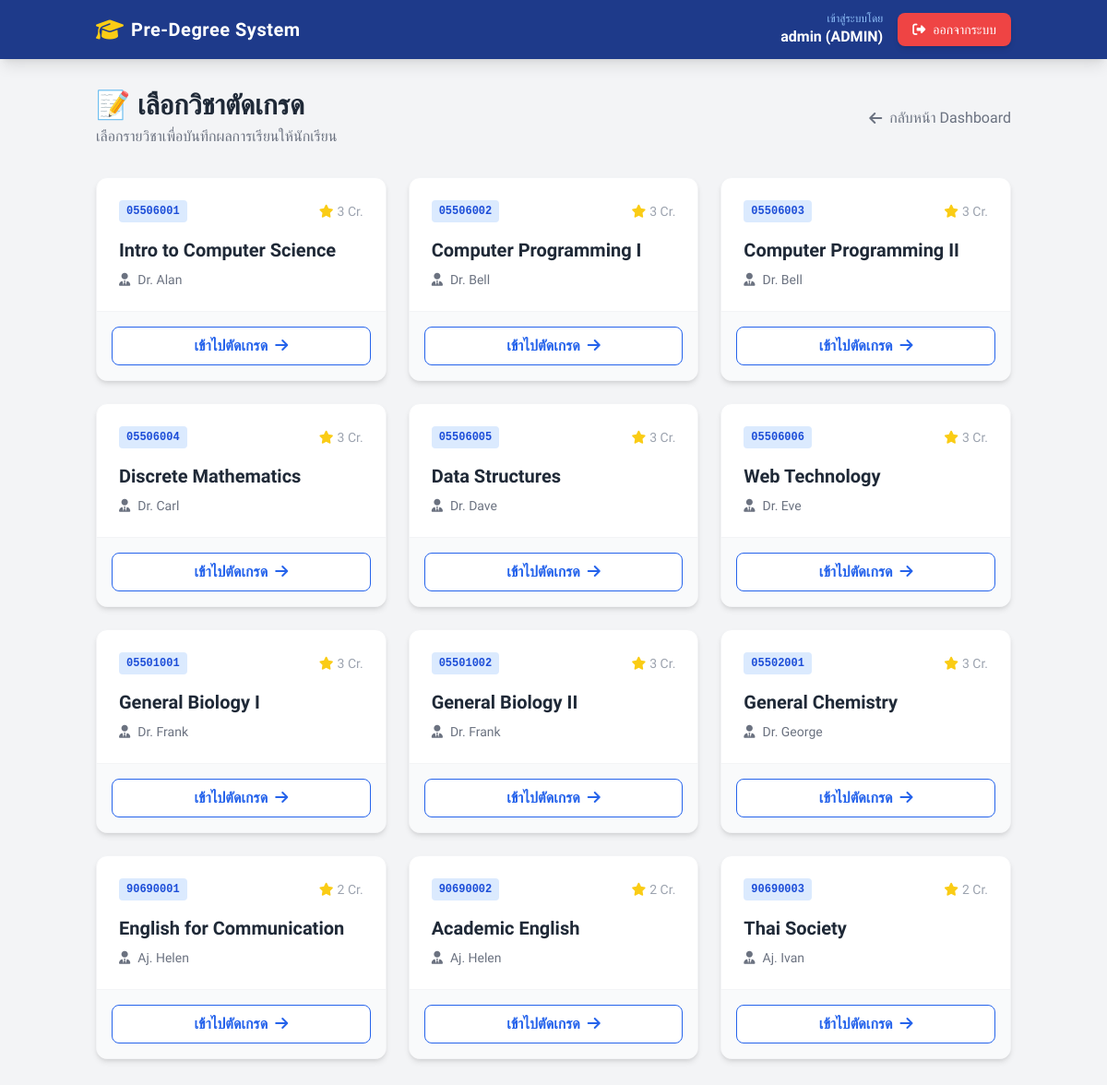
Screenshot of /admin/grade_entry (signed in) with the database file from the repository.
### tables this page shows
CREATE TABLE subjects (
    id TEXT PRIMARY KEY, -- รหัส 8 หลัก เริ่ม 0550 (คณะ) หรือ 9069 (GenEd)
    name TEXT NOT NULL,
    credit INTEGER NOT NULL CHECK (credit > 0),
    instructor TEXT NOT NULL,
    prerequisite_id TEXT -- รหัสวิชาบังคับก่อน (ถ้ามี)
);

### app.py (the view)
@app.route('/admin/grade_entry')
def grade_entry_list():
    if session.get('user_type') != 'admin': return redirect(url_for('login'))
    conn = get_db_connection()
    subjects = conn.execute('SELECT * FROM subjects').fetchall()
    conn.close()
    return render_template('grading_list.html', subjects=subjects)

### models.py (called while the page is built)
def get_db_connection():
    conn = sqlite3.connect(DB_NAME)
    conn.row_factory = sqlite3.Row
    return conn

### templates/grading_list.html
{% extends "layout.html" %}
{% block content %}
<div class="flex justify-between items-center mb-8">
    <div>
        <h2 class="text-3xl font-bold text-gray-800">📝 เลือกวิชาตัดเกรด</h2>
        <p class="text-gray-500 mt-1">เลือกรายวิชาเพื่อบันทึกผลการเรียนให้นักเรียน</p>
    </div>
    <a href="{{ url_for('admin_dashboard') }}" class="text-gray-500 hover:text-blue-600 transition flex items-center gap-2 font-medium">
        <i class="fa-solid fa-arrow-left"></i> กลับหน้า Dashboard
    </a>
</div>
<div class="grid grid-cols-1 md:grid-cols-2 lg:grid-cols-3 gap-6">
    {% for s in subjects %}
    <div class="bg-white rounded-xl shadow-md overflow-hidden hover:shadow-xl transition duration-300 border border-gray-100 flex flex-col h-full">
        <div class="p-6 flex-grow">
            <div class="flex items-center justify-between mb-4">
                <span class="bg-blue-100 text-blue-700 text-xs font-bold px-2 py-1 rounded font-mono">{{ s.id }}</span>
                <span class="text-gray-400 text-sm"><i class="fa-solid fa-star text-yellow-400 mr-1"></i>{{ s.credit }} Cr.</span>
            </div>
            <h3 class="text-xl font-bold text-gray-800 mb-2">{{ s.name }}</h3>
            <p class="text-gray-500 text-sm"><i class="fa-solid fa-user-tie mr-2"></i>{{ s.instructor }}</p>
        </div>
        <div class="bg-gray-50 p-4 border-t border-gray-100">
            <a href="{{ url_for('grade_entry', subject_id=s.id) }}" class="block w-full text-center bg-white border border-blue-600 text-blue-600 hover:bg-blue-600 hover:text-white py-2 rounded-lg font-bold transition">
                เข้าไปตัดเกรด <i class="fa-solid fa-arrow-right ml-1"></i>
            </a>
        </div>
    </div>
    {% else %}
    <div class="col-span-full text-center py-12 text-gray-400">
        <i class="fa-solid fa-box-open text-4xl mb-4"></i>
        <p>ยังไม่มีรายวิชาในระบบ</p>
    </div>
    {% endfor %}
</div>
{% endblock %}

### templates/layout.html (style rules this page uses)
body { font-family: 'Sarabun', sans-serif; background-color: #f3f4f6; }

### rows the page displays
subjects: id "05506001", credit "3", name "Intro to Computer Science", instructor "Dr. Alan"
subjects: id "05506002", credit "3", name "Computer Programming I", instructor "Dr. Bell"
subjects: id "05506003", credit "3", name "Computer Programming II", instructor "Dr. Bell"
subjects: id "05506004", credit "3", name "Discrete Mathematics", instructor "Dr. Carl"
subjects: id "05506005", credit "3", name "Data Structures", instructor "Dr. Dave"
subjects: id "05506006", credit "3", name "Web Technology", instructor "Dr. Eve"
subjects: id "05501001", credit "3", name "General Biology I", instructor "Dr. Frank"
subjects: id "05501002", credit "3", name "General Biology II", instructor "Dr. Frank"
subjects: id "05502001", credit "3", name "General Chemistry", instructor "Dr. George"
subjects: id "90690001", credit "2", name "English for Communication", instructor "Aj. Helen"
subjects: id "90690002", credit "2", name "Academic English", instructor "Aj. Helen"
subjects: id "90690003", credit "2", name "Thai Society", instructor "Aj. Ivan"

### other values shown
{{ session.get('user_id') }} "admin"
{{ session.get('user_type')|upper }} "ADMIN"
